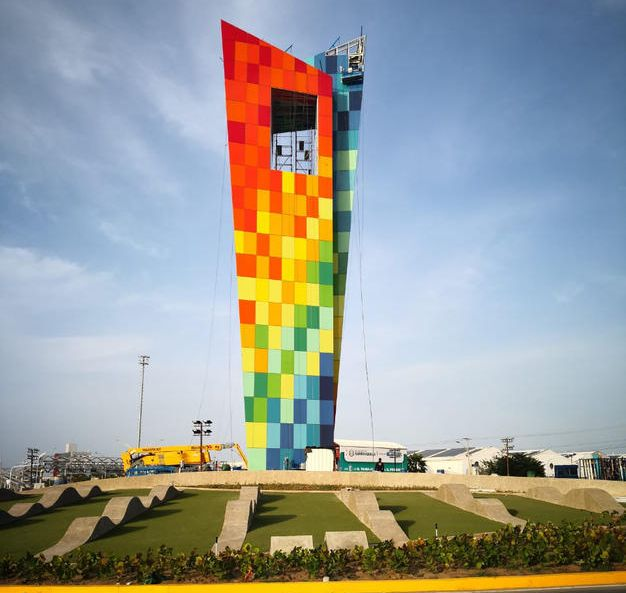
#> input picture image.jpg, 626 x 593 px
$ jupyter execute Sharpening.ipynb
#> lines starting #> are read from the running program, lines starting #| are printed output that depends on the picture
[cell 1]
import cv2
import numpy as np

img = cv2.imread('image.jpg')
#> img is the input picture: shape (593, 626, 3); mean B, G, R 153.2, 157.6, 154.1
cv2.imshow('image', img)
cv2.waitKey(0)
cv2.destroyAllWindows()

height, width = img.shape[:2]
#> height = 593; width = 626

# Image sharpening

It is opposite of blurring, it strenghtens the edges in an image. In sharpening we are also going to use convolution but the arrangement of our kernal matrix will be a little bit different,

$$K = \begin{bmatrix} -1 & -1 & -1 \\ -1 & 9 & -1 \\ -1 & -1 & -1 \end{bmatrix}$$

Our kernel matrix sums to one, so we don't need to normalize it i.e. divide it by the sum of values in matrix. We will be using,

### cv2.filter2D(src, ddepth, kernel, dst, anchor, delta, borderType)

- src : input image.
- dst : output image of the same size and the same number of channels as src.
- ddepth : desired depth of the destination image.
- kernel : convolution kernel (or rather a correlation kernel), a single-channel floating point matrix; if you want to apply different kernels to different channels, split the image into separate color planes using split and process them individually.
- anchor : anchor of the kernel that indicates the relative position of a filtered point within the kernel; the anchor should lie within the kernel; default value (-1,-1) means that the anchor is at the kernel center.
- delta	optional value added to the filtered pixels before storing them in dst.
- borderType : pixel extrapolation method

**Note:** when ddepth=-1, the output image will have the same depth as the source.

[cell 2]
kernel = np.array([[-1,-1,-1], [-1, 9,-1], [-1,-1,-1]])

sharp_img = cv2.filter2D(img, -1,kernel)
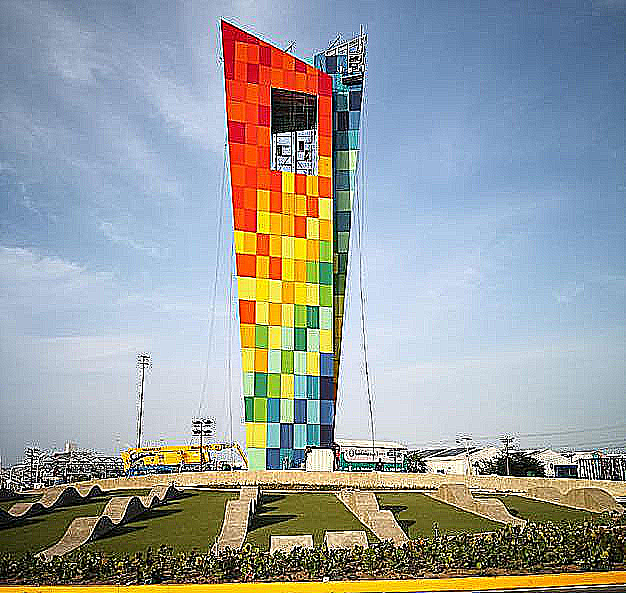
#> sharp_img: shape (593, 626, 3); mean B, G, R 157.2, 158.3, 153.2
cv2.imshow('Sharpened image', sharp_img)
cv2.waitKey(0)

cv2.destroyAllWindows()
